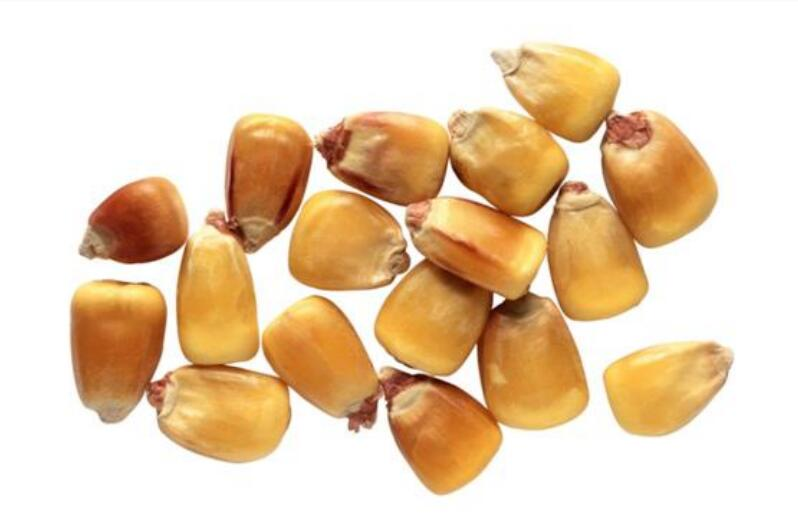
#> input picture example/python/images/4.jpg, 798 x 522 px
$ python '4_对象计数.py'
#> lines starting #> are read from the running program, lines starting #| are printed output that depends on the picture; after the words box and inside, x2 and y2 are one past the last pixel; in counts of white or black regions, pixels touching at a corner belong together
# *_*coding:utf-8 *_*
import cv2 as cv
import numpy as np


def imshow(name, img):
    cv.namedWindow(name)
    cv.imshow(name, img)


# 二值化+形态学处理(可选)+距离变换+连通区域计算

# 读取图片
path = "images/4.jpg"
img = cv.imread(path)
#> img is the input picture: shape (522, 798, 3); mean B, G, R 179.9, 209.3, 234.2
imshow("original", img)

# 灰度
gray = cv.cvtColor(img, cv.COLOR_BGR2GRAY)
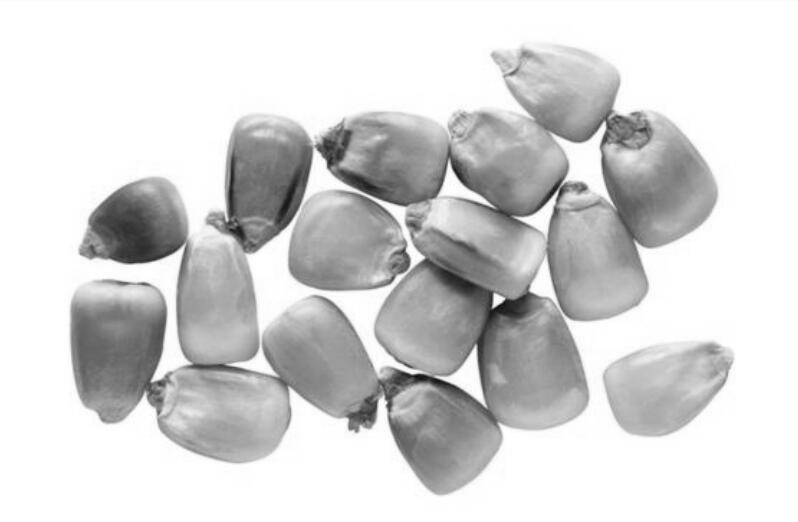
#> gray: shape (522, 798); min 12, max 255, mean 213.4
imshow("gray", gray)

# 二值化，单峰－三角阈值
ret, binary = cv.threshold(gray, 0, 255, cv.THRESH_BINARY | cv.THRESH_TRIANGLE)
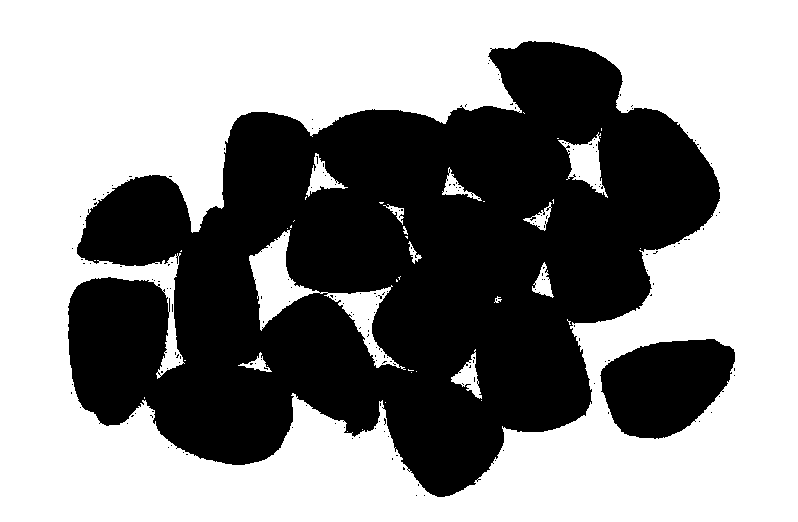
#> binary: shape (522, 798); 56.7% white; 190 black regions (188 under 20 px), largest, box (x1, y1, x2, y2) and area: (68, 41, 720, 497) 170253, (600, 339, 735, 439) 9792
#> ret = 248
imshow("binary", binary)

# 图像形态学，开
kernel = cv.getStructuringElement(cv.MORPH_RECT, (3, 3))
dst = cv.morphologyEx(binary, cv.MORPH_OPEN, kernel)
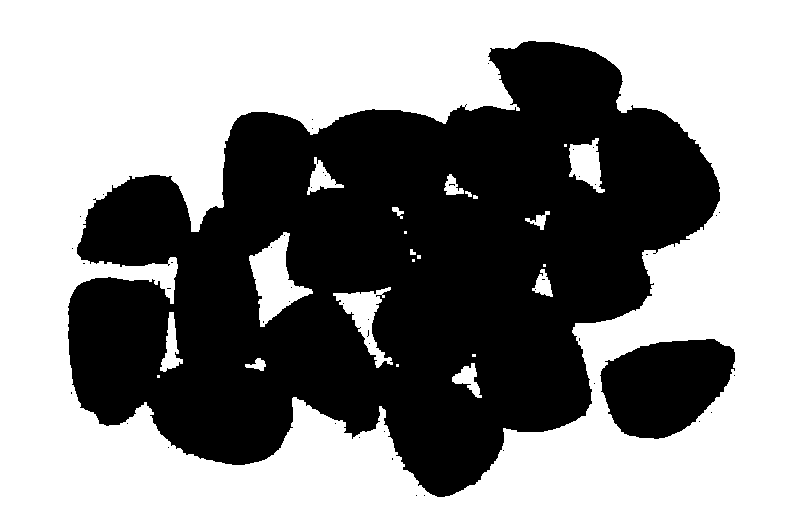
#> dst: shape (522, 798); 56.3% white; 48 black regions (46 under 20 px), largest, box (x1, y1, x2, y2) and area: (68, 41, 720, 497) 172322, (600, 339, 735, 439) 9836
imshow("dst", dst)

# 取反
binarynot = cv.bitwise_not(dst)
imshow("binarynot", binarynot)

# 计算距离
dist = cv.distanceTransform(binarynot, cv.DIST_L2, cv.DIST_MASK_3)
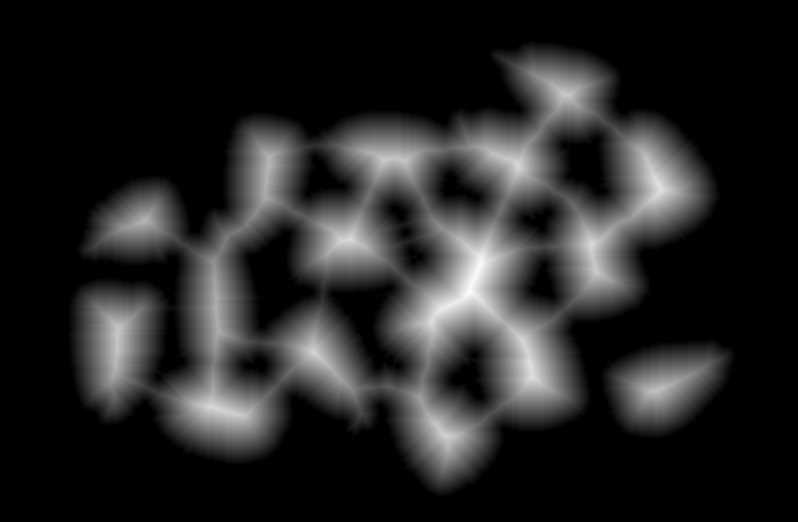
#> dist: shape (522, 798) float32; min 0, max 60.47, mean 8.9; drawn with min black and max white
distnorm = cv.normalize(dist, 0.0, 1.0, norm_type=cv.NORM_MINMAX)
imshow("distnorm", distnorm)

# 阈值分割
ret, distbinary = cv.threshold(distnorm, 0.6, 1.0, cv.THRESH_BINARY)
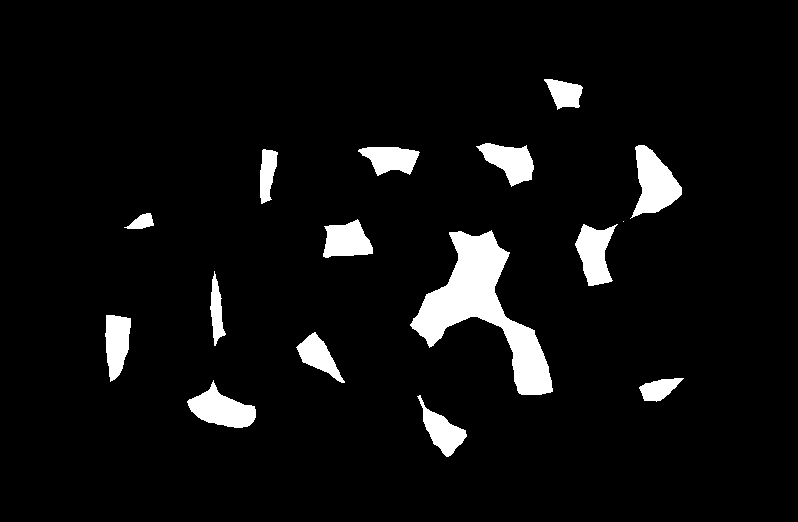
#> distbinary: shape (522, 798) float32; values 0 (black) and 1 (white), 5.8% white; 16 white regions (1 under 20 px), largest, box (x1, y1, x2, y2) and area: (410, 230, 553, 395) 8206, (630, 145, 682, 219) 2099, (187, 380, 256, 428) 1747
imshow("distbinary", distbinary)

dist8u = (distbinary * 255).astype(np.uint8) # (0,1) -> (0,255)
imshow("dist8u", dist8u)


# 自适应阈值
binaryadaptive = cv.adaptiveThreshold(dist8u, 255, cv.ADAPTIVE_THRESH_GAUSSIAN_C, cv.THRESH_BINARY, 85, 0.0)
imshow("binaryadaptive", binaryadaptive)

# 膨胀
kernel = cv.getStructuringElement(cv.MORPH_RECT, (3, 3))
dilate = cv.dilate(binaryadaptive, kernel)
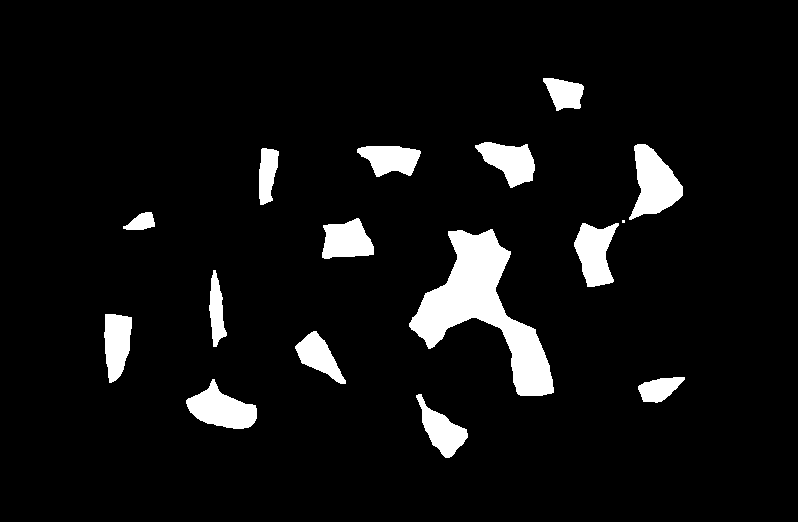
#> dilate: shape (522, 798); 6.6% white; 16 white regions (1 under 20 px)
imshow("dilate", dilate)

# 计算联通局域
resultImg = dilate.copy()
contours, heriachy = cv.findContours(dilate, cv.RETR_EXTERNAL, cv.CHAIN_APPROX_SIMPLE)
#> contours = 16 contours, 1 with area under 20; largest, box (x1, y1, x2, y2) and area: (409, 229, 554, 396) 8678, (629, 144, 683, 220) 2272, (186, 379, 257, 429) 1897, (574, 223, 619, 287) 1732, (475, 142, 535, 188) 1530; heriachy = 16 rows, first 6: [1, -1, -1, -1], [2, 0, -1, -1], [3, 1, -1, -1], [4, 2, -1, -1], [5, 3, -1, -1], [6, 4, -1, -1]
for i, contour in enumerate(contours):
    np.random.seed()
    b,g,r = np.random.randint(0, 255), np.random.randint(0, 255), np.random.randint(0, 255)
    cv.drawContours(resultImg, contours, i, (b,g,r), 2)
#> this loop made 16 passes
#> (b, g, r) on passes 1, 2, 3, 4, 5, 6, 7, 8, 10, 11, 12, 13: (82, 184, 47), (166, 254, 194), (204, 254, 6), (95, 142, 191), (244, 11, 0), (188, 12, 103), (172, 190, 180), (194, 75, 108), (14, 234, 219), (232, 168, 201), (131, 43, 62), (89, 210, 213)
#> (contour, b, g, r) on pass 9: ([[622, 220], [622, 222], [624, 222], [624, 220]], 36, 250, 101)
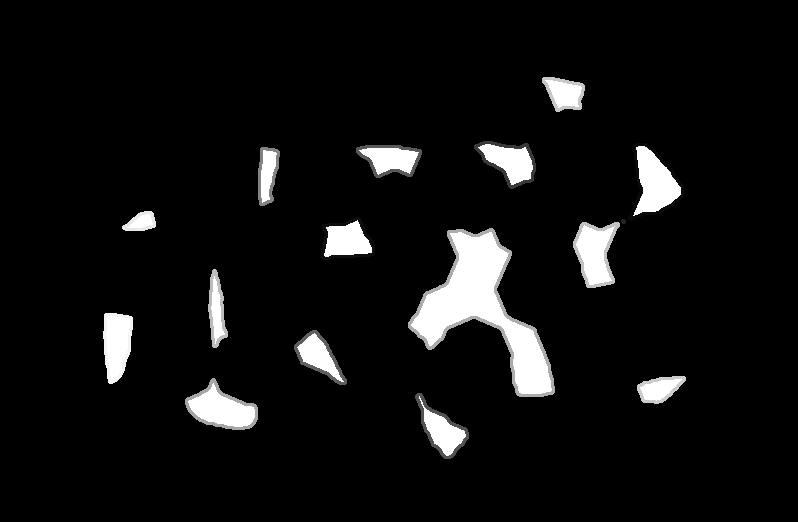
#> resultImg: shape (522, 798); 2.27% of pixels changed, all inside (x1, y1, x2, y2) = (103, 77, 686, 459)
imshow("resultImg", resultImg)

print("总数：", len(contours))
#| 总数： 16

cv.waitKey(0)
cv.destroyAllWindows()

$ run again, with example/python/images/10.jpg copied over example/python/images/4.jpg
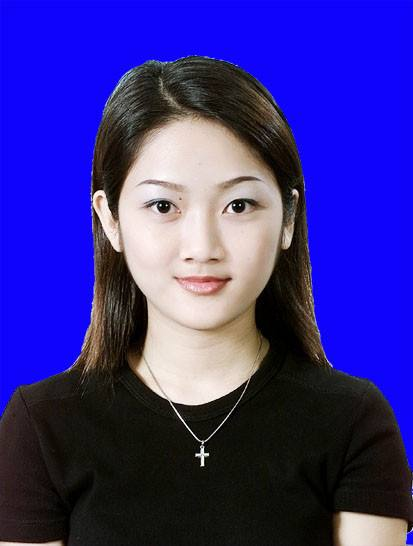
#> input picture example/python/images/10.jpg, 413 x 546 px
#> img is the input picture: shape (546, 413, 3); mean B, G, R 143.5, 46, 55.8
#> `ret, binary = cv.threshold(gray, 0, 255, cv.THRESH_BINARY | cv.THRESH_..`:
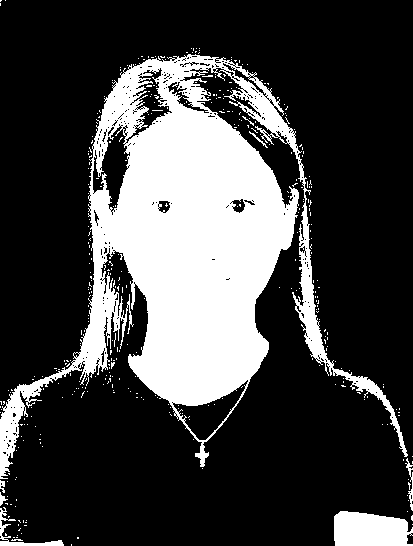
#> binary: shape (546, 413); 25.8% white; 373 white regions (365 under 20 px), largest, box (x1, y1, x2, y2) and area: (0, 54, 408, 479) 54296, (334, 511, 413, 546) 2328, (0, 507, 64, 546) 413
#> ret = 38
#> dst: shape (546, 413); 23.7% white; 58 white regions (38 under 20 px), largest, box (x1, y1, x2, y2) and area: (51, 59, 299, 406) 44967, (334, 511, 413, 546) 2310, (0, 377, 50, 476) 1400
#> distbinary: shape (546, 413) float32; values 0 (black) and 1 (white), 3.8% white; 2 white regions, box (x1, y1, x2, y2) and area: (323, 0, 413, 205) 6337, (0, 0, 48, 98) 2198
#> binaryadaptive: shape (546, 413); 3.3% white; 2 white regions, box (x1, y1, x2, y2) and area: (323, 0, 413, 205) 5152, (0, 0, 48, 98) 2179
#> dilate: shape (546, 413); 3.5% white; 2 white regions
#> contours = 2 contours; box (x1, y1, x2, y2) and area: (322, 0, 413, 206) 5328, (0, 0, 49, 99) 2214; heriachy = [[1, -1, -1, -1], [-1, 0, -1, -1]]
#> the loop `for i, contour in enumerate(contours):` made 2 passes
#> (b, g, r) on passes 1 to 2: (197, 203, 61), (150, 148, 180)
#> after the loop `for i, contour in enumerate(contours):`:
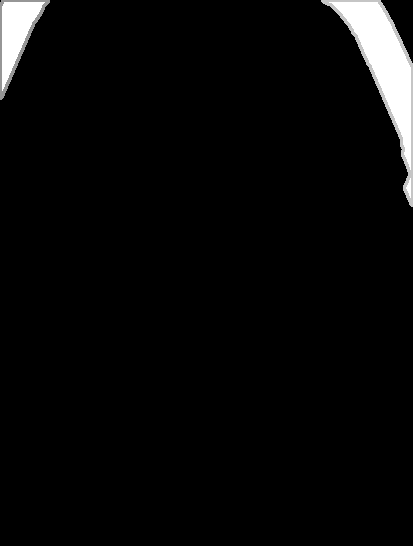
#> resultImg: shape (546, 413); min 0, max 255, mean 8.9
#| 总数： 2

$ run again, with example/python/images/3.jpg copied over example/python/images/4.jpg
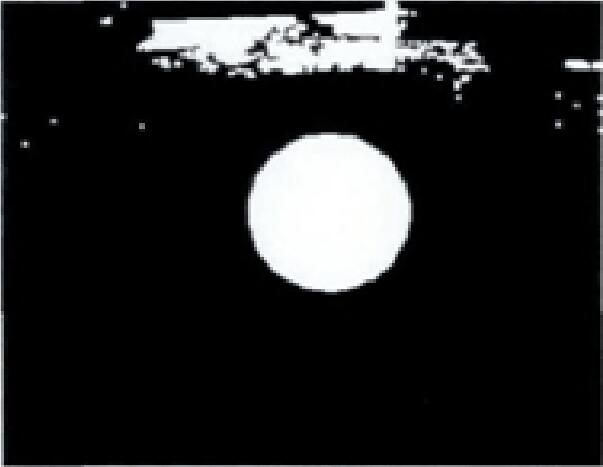
#> input picture example/python/images/3.jpg, 603 x 467 px
#> img is the input picture: shape (467, 603, 3); mean B, G, R 33.4, 33.1, 32.7
#> `ret, binary = cv.threshold(gray, 0, 255, cv.THRESH_BINARY | cv.THRESH_..`:
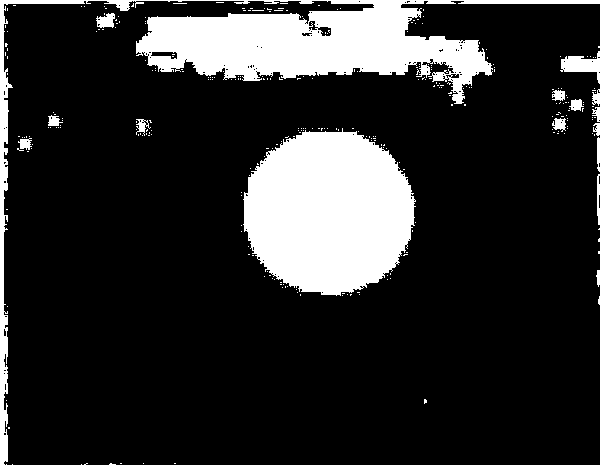
#> binary: shape (467, 603); 17.9% white; 288 white regions (279 under 20 px), largest, box (x1, y1, x2, y2) and area: (0, 0, 603, 467) 26985, (243, 128, 416, 296) 22049, (96, 13, 115, 28) 200
#> ret = 5
#> dst: shape (467, 603); 17.1% white; 23 white regions (4 under 20 px), largest, box (x1, y1, x2, y2) and area: (244, 132, 414, 295) 21790, (136, 0, 492, 104) 18061, (0, 0, 603, 467) 7026
#> distbinary: shape (467, 603) float32; values 0 (black) and 1 (white), 9.5% white; 2 white regions, box (x1, y1, x2, y2) and area: (87, 195, 352, 382) 20328, (451, 174, 517, 382) 6358
#> binaryadaptive: shape (467, 603); 8.6% white; 2 white regions, box (x1, y1, x2, y2) and area: (87, 195, 352, 382) 17934, (451, 174, 517, 382) 6358
#> dilate: shape (467, 603); 9.3% white; 2 white regions
#> contours = 2 contours; box (x1, y1, x2, y2) and area: (86, 194, 353, 383) 20874, (450, 173, 518, 383) 6714; heriachy = [[1, -1, -1, -1], [-1, 0, -1, -1]]
#> the loop `for i, contour in enumerate(contours):` made 2 passes
#> (b, g, r) on passes 1 to 2: (141, 118, 27), (232, 189, 243)
#> after the loop `for i, contour in enumerate(contours):`:
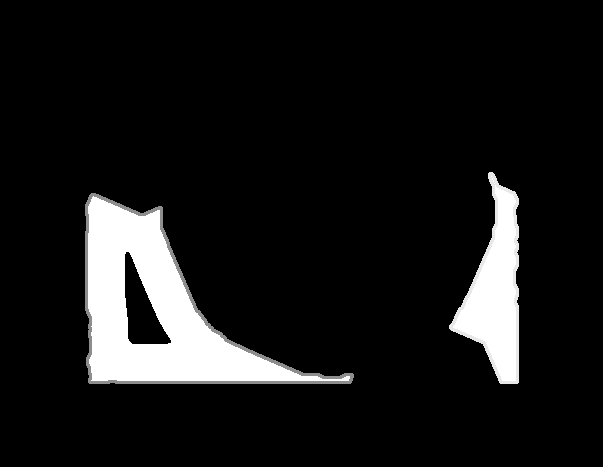
#> resultImg: shape (467, 603); min 0, max 255, mean 23.8
#| 总数： 2
